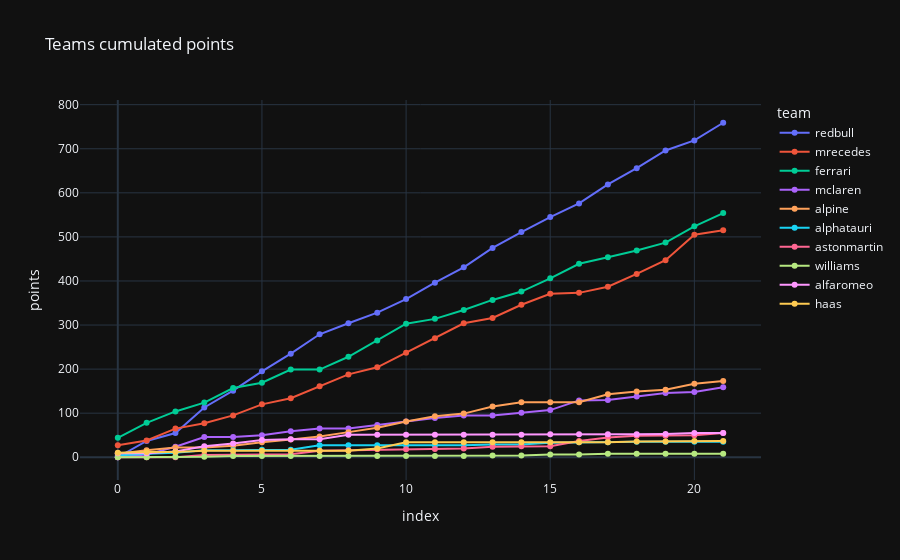

Here is the notebook cell this chart was saved with:
### Markdown cell above
Same thing but with teams

### Code cell
px.line(data_team_points, x="index", y="points", color="team", title="Teams cumulated points", template="plotly_dark", markers=True)

### Figure 1 — Plotly figure (JSON) as saved in the notebook; plotly's stock layout.template omitted (floating-point values rounded to 4 significant figures)
{"data": [{"hovertemplate": "team=redbull<br>index=%{x}<br>points=%{y}<extra></extra>", "legendgroup": "redbull", "line": {"color": "#636efa", "dash": "solid"}, "marker": {"symbol": "circle"}, "mode": "markers+lines", "name": "redbull", "orientation": "v", "showlegend": true, "type": "scatter", "x": [0, 1, 2, 3, 4, 5, 6, 7, 8, 9, 10, 11, 12, 13, 14, 15, 16, 17, 18, 19, 20, 21], "xaxis": "x", "y": [0, 37, 55, 113, 151, 195, 235, 279, 304, 328, 359, 396, 431, 475, 511, 545, 576, 619, 656, 696, 719, 759], "yaxis": "y"}, {"hovertemplate": "team=mrecedes<br>index=%{x}<br>points=%{y}<extra></extra>", "legendgroup": "mrecedes", "line": {"color": "#EF553B", "dash": "solid"}, "marker": {"symbol": "circle"}, "mode": "markers+lines", "name": "mrecedes", "orientation": "v", "showlegend": true, "type": "scatter", "x": [0, 1, 2, 3, 4, 5, 6, 7, 8, 9, 10, 11, 12, 13, 14, 15, 16, 17, 18, 19, 20, 21], "xaxis": "x", "y": [27, 38, 65, 77, 95, 120, 134, 161, 188, 204, 237, 270, 304, 316, 346, 371, 373, 387, 416, 447, 505, 515], "yaxis": "y"}, {"hovertemplate": "team=ferrari<br>index=%{x}<br>points=%{y}<extra></extra>", "legendgroup": "ferrari", "line": {"color": "#00cc96", "dash": "solid"}, "marker": {"symbol": "circle"}, "mode": "markers+lines", "name": "ferrari", "orientation": "v", "showlegend": true, "type": "scatter", "x": [0, 1, 2, 3, 4, 5, 6, 7, 8, 9, 10, 11, 12, 13, 14, 15, 16, 17, 18, 19, 20, 21], "xaxis": "x", "y": [44, 78, 104, 124, 157, 169, 199, 199, 228, 265, 303, 314, 334, 357, 376, 406, 439, 454, 469, 487, 524, 554], "yaxis": "y"}, {"hovertemplate": "team=mclaren<br>index=%{x}<br>points=%{y}<extra></extra>", "legendgroup": "mclaren", "line": {"color": "#ab63fa", "dash": "solid"}, "marker": {"symbol": "circle"}, "mode": "markers+lines", "name": "mclaren", "orientation": "v", "showlegend": true, "type": "scatter", "x": [0, 1, 2, 3, 4, 5, 6, 7, 8, 9, 10, 11, 12, 13, 14, 15, 16, 17, 18, 19, 20, 21], "xaxis": "x", "y": [0, 6, 24, 46, 46, 50, 59, 65, 65, 73, 81, 89, 95, 95, 101, 107, 129, 130, 138, 146, 148, 159], "yaxis": "y"}, {"hovertemplate": "team=alpine<br>index=%{x}<br>points=%{y}<extra></extra>", "legendgroup": "alpine", "line": {"color": "#FFA15A", "dash": "solid"}, "marker": {"symbol": "circle"}, "mode": "markers+lines", "name": "alpine", "orientation": "v", "showlegend": true, "type": "scatter", "x": [0, 1, 2, 3, 4, 5, 6, 7, 8, 9, 10, 11, 12, 13, 14, 15, 16, 17, 18, 19, 20, 21], "xaxis": "x", "y": [8, 16, 22, 22, 26, 34, 40, 47, 57, 67, 81, 93, 99, 115, 125, 125, 125, 143, 149, 153, 167, 173], "yaxis": "y"}, {"hovertemplate": "team=alphatauri<br>index=%{x}<br>points=%{y}<extra></extra>", "legendgroup": "alphatauri", "line": {"color": "#19d3f3", "dash": "solid"}, "marker": {"symbol": "circle"}, "mode": "markers+lines", "name": "alphatauri", "orientation": "v", "showlegend": true, "type": "scatter", "x": [0, 1, 2, 3, 4, 5, 6, 7, 8, 9, 10, 11, 12, 13, 14, 15, 16, 17, 18, 19, 20, 21], "xaxis": "x", "y": [4, 8, 10, 16, 16, 17, 17, 27, 27, 27, 27, 27, 27, 29, 29, 33, 34, 34, 35, 35, 35, 35], "yaxis": "y"}, {"hovertemplate": "team=astonmartin<br>index=%{x}<br>points=%{y}<extra></extra>", "legendgroup": "astonmartin", "line": {"color": "#FF6692", "dash": "solid"}, "marker": {"symbol": "circle"}, "mode": "markers+lines", "name": "astonmartin", "orientation": "v", "showlegend": true, "type": "scatter", "x": [0, 1, 2, 3, 4, 5, 6, 7, 8, 9, 10, 11, 12, 13, 14, 15, 16, 17, 18, 19, 20, 21], "xaxis": "x", "y": [0, 0, 0, 5, 6, 6, 7, 15, 16, 18, 18, 19, 20, 24, 25, 25, 37, 45, 49, 49, 50, 55], "yaxis": "y"}, {"hovertemplate": "team=williams<br>index=%{x}<br>points=%{y}<extra></extra>", "legendgroup": "williams", "line": {"color": "#B6E880", "dash": "solid"}, "marker": {"symbol": "circle"}, "mode": "markers+lines", "name": "williams", "orientation": "v", "showlegend": true, "type": "scatter", "x": [0, 1, 2, 3, 4, 5, 6, 7, 8, 9, 10, 11, 12, 13, 14, 15, 16, 17, 18, 19, 20, 21], "xaxis": "x", "y": [0, 0, 1, 1, 3, 3, 3, 3, 3, 3, 3, 3, 3, 4, 4, 6, 6, 8, 8, 8, 8, 8], "yaxis": "y"}, {"hovertemplate": "team=alfaromeo<br>index=%{x}<br>points=%{y}<extra></extra>", "legendgroup": "alfaromeo", "line": {"color": "#FF97FF", "dash": "solid"}, "marker": {"symbol": "circle"}, "mode": "markers+lines", "name": "alfaromeo", "orientation": "v", "showlegend": true, "type": "scatter", "x": [0, 1, 2, 3, 4, 5, 6, 7, 8, 9, 10, 11, 12, 13, 14, 15, 16, 17, 18, 19, 20, 21], "xaxis": "x", "y": [9, 9, 13, 25, 31, 39, 41, 41, 51, 51, 51, 51, 51, 51, 51, 52, 52, 52, 52, 53, 55, 55], "yaxis": "y"}, {"hovertemplate": "team=haas<br>index=%{x}<br>points=%{y}<extra></extra>", "legendgroup": "haas", "line": {"color": "#FECB52", "dash": "solid"}, "marker": {"symbol": "circle"}, "mode": "markers+lines", "name": "haas", "orientation": "v", "showlegend": true, "type": "scatter", "x": [0, 1, 2, 3, 4, 5, 6, 7, 8, 9, 10, 11, 12, 13, 14, 15, 16, 17, 18, 19, 20, 21], "xaxis": "x", "y": [10, 12, 12, 15, 15, 15, 15, 15, 15, 20, 34, 34, 34, 34, 34, 34, 34, 34, 36, 36, 37, 37], "yaxis": "y"}], "layout": {"legend": {"title": {"text": "team"}, "tracegroupgap": 0}, "title": {"text": "Teams cumulated points"}, "xaxis": {"anchor": "y", "domain": [0, 1], "title": {"text": "index"}}, "yaxis": {"anchor": "x", "domain": [0, 1], "title": {"text": "points"}}}}
